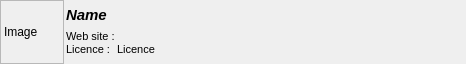
<?xml version="1.0" encoding="UTF-8"?>
<ui version="4.0">
 <class>wgt_QBackgroundWidget</class>
 <widget class="QWidget" name="wgt_QBackgroundWidget">
  <property name="geometry">
   <rect>
    <x>0</x>
    <y>0</y>
    <width>466</width>
    <height>64</height>
   </rect>
  </property>
  <property name="sizePolicy">
   <sizepolicy hsizetype="Expanding" vsizetype="Fixed">
    <horstretch>0</horstretch>
    <verstretch>0</verstretch>
   </sizepolicy>
  </property>
  <property name="minimumSize">
   <size>
    <width>0</width>
    <height>64</height>
   </size>
  </property>
  <property name="maximumSize">
   <size>
    <width>16777215</width>
    <height>90</height>
   </size>
  </property>
  <property name="font">
   <font>
    <pointsize>9</pointsize>
   </font>
  </property>
  <property name="windowTitle">
   <string notr="true">Form</string>
  </property>
  <layout class="QHBoxLayout" name="horizontalLayout">
   <property name="spacing">
    <number>2</number>
   </property>
   <property name="margin">
    <number>0</number>
   </property>
   <item>
    <widget class="QLabel" name="ImageWGT">
     <property name="sizePolicy">
      <sizepolicy hsizetype="Fixed" vsizetype="Fixed">
       <horstretch>0</horstretch>
       <verstretch>0</verstretch>
      </sizepolicy>
     </property>
     <property name="minimumSize">
      <size>
       <width>64</width>
       <height>64</height>
      </size>
     </property>
     <property name="maximumSize">
      <size>
       <width>64</width>
       <height>64</height>
      </size>
     </property>
     <property name="frameShape">
      <enum>QFrame::StyledPanel</enum>
     </property>
     <property name="frameShadow">
      <enum>QFrame::Sunken</enum>
     </property>
     <property name="text">
      <string notr="true">Image</string>
     </property>
    </widget>
   </item>
   <item>
    <layout class="QVBoxLayout" name="verticalLayout">
     <property name="spacing">
      <number>0</number>
     </property>
     <property name="margin">
      <number>0</number>
     </property>
     <item>
      <widget class="QLabel" name="NameLabel">
       <property name="sizePolicy">
        <sizepolicy hsizetype="Preferred" vsizetype="Fixed">
         <horstretch>0</horstretch>
         <verstretch>0</verstretch>
        </sizepolicy>
       </property>
       <property name="font">
        <font>
         <pointsize>11</pointsize>
         <weight>75</weight>
         <italic>true</italic>
         <bold>true</bold>
        </font>
       </property>
       <property name="text">
        <string notr="true">Name</string>
       </property>
      </widget>
     </item>
     <item>
      <layout class="QGridLayout" name="gridLayout">
       <property name="horizontalSpacing">
        <number>2</number>
       </property>
       <property name="verticalSpacing">
        <number>0</number>
       </property>
       <item row="2" column="0">
        <widget class="QLabel" name="label_4">
         <property name="sizePolicy">
          <sizepolicy hsizetype="Preferred" vsizetype="Fixed">
           <horstretch>0</horstretch>
           <verstretch>0</verstretch>
          </sizepolicy>
         </property>
         <property name="font">
          <font>
           <pointsize>8</pointsize>
          </font>
         </property>
         <property name="text">
          <string>Licence :</string>
         </property>
        </widget>
       </item>
       <item row="0" column="0">
        <widget class="QLabel" name="label_2">
         <property name="sizePolicy">
          <sizepolicy hsizetype="Preferred" vsizetype="Fixed">
           <horstretch>0</horstretch>
           <verstretch>0</verstretch>
          </sizepolicy>
         </property>
         <property name="font">
          <font>
           <pointsize>8</pointsize>
          </font>
         </property>
         <property name="text">
          <string>Web site :</string>
         </property>
        </widget>
       </item>
       <item row="0" column="1">
        <widget class="QLabel" name="WebSiteLabel">
         <property name="sizePolicy">
          <sizepolicy hsizetype="Expanding" vsizetype="Fixed">
           <horstretch>0</horstretch>
           <verstretch>0</verstretch>
          </sizepolicy>
         </property>
         <property name="font">
          <font>
           <pointsize>8</pointsize>
          </font>
         </property>
         <property name="text">
          <string notr="true">&lt;website&gt;</string>
         </property>
        </widget>
       </item>
       <item row="2" column="1">
        <widget class="QLabel" name="LicenceLabel">
         <property name="sizePolicy">
          <sizepolicy hsizetype="Expanding" vsizetype="Fixed">
           <horstretch>0</horstretch>
           <verstretch>0</verstretch>
          </sizepolicy>
         </property>
         <property name="font">
          <font>
           <pointsize>8</pointsize>
          </font>
         </property>
         <property name="text">
          <string notr="true">Licence</string>
         </property>
        </widget>
       </item>
      </layout>
     </item>
    </layout>
   </item>
  </layout>
 </widget>
 <resources/>
 <connections/>
</ui>
